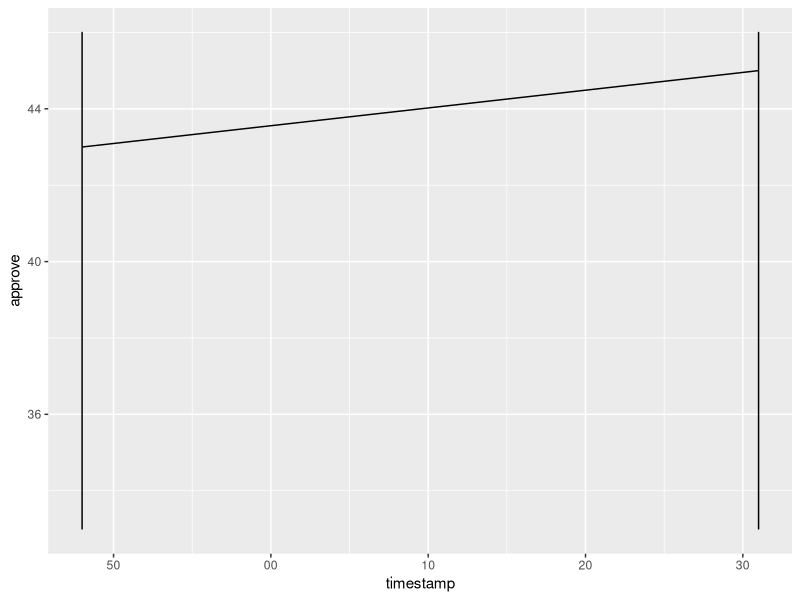
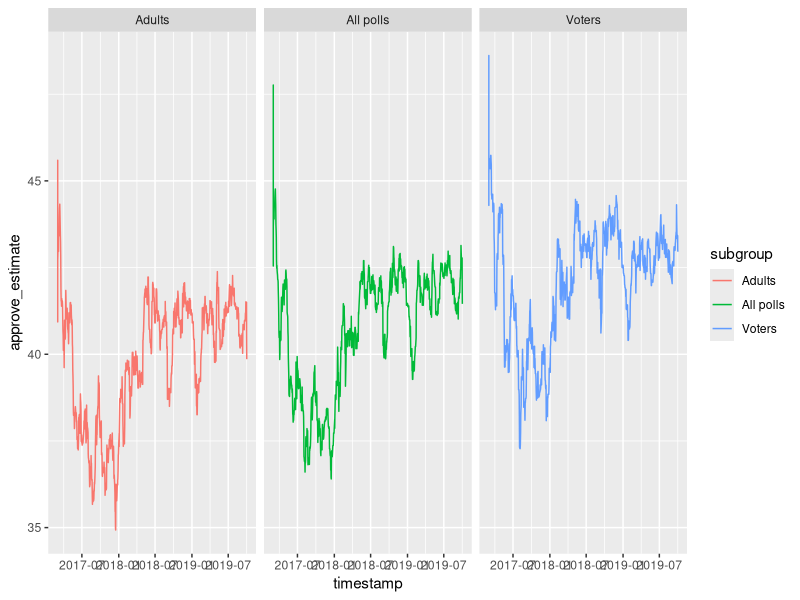
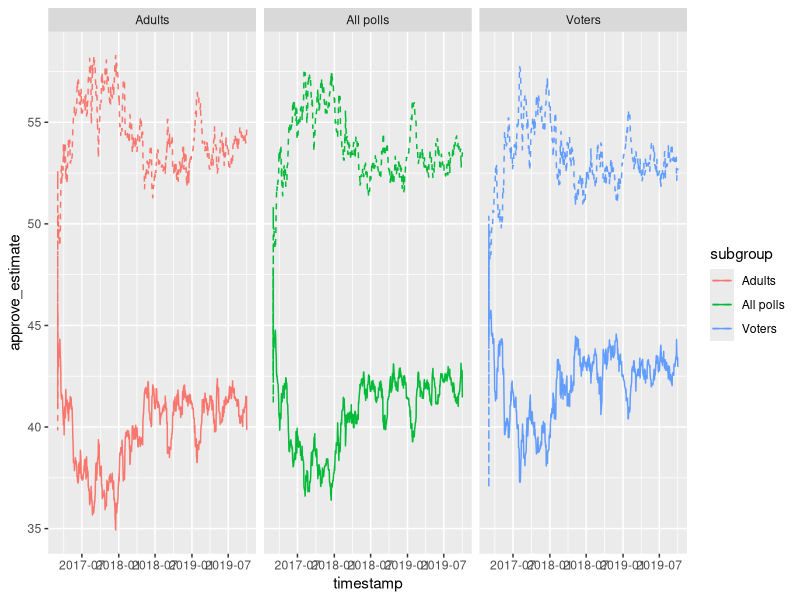

Write the R code that produced these figures, in order.
## ---- chunk 1

## ---- chunk 2
library(readr)
library(dplyr)
library(tidyr)
library(forcats)
library(data.table)
library(ggplot2)
library(stringr)
## ---- chunk 3
# Loading the data 
polls <- read.csv("approval_polllist.csv")
topline <- read.csv("approval_topline.csv")
glimpse(polls)
glimpse(topline)
class(polls$timestamp)

#converting into workabble format
polls$timestamp <- as.POSIXct(polls$timestamp, tz = '', format = "%H:%M:%OS %d %b %Y")
topline$timestamp <- as.POSIXct(topline$timestamp, tz = '', format = "%H:%M:%OS %d %b %Y")
class(polls$timestamp)

## ---- chunk 4
polls %>% filter(pollster =="Gallup") %>% ggplot(aes( x = timestamp, y = approve)) + geom_line()
topline %>% ggplot(aes ( x = timestamp, y = approve_estimate, col = subgroup)) + geom_line() + facet_wrap(~subgroup)

#adding dissaproval 
topline %>% ggplot() + geom_line(data = topline, aes(x = timestamp, y = approve_estimate, col = subgroup)) + geom_line(data = topline, aes(x = timestamp, y = disapprove_estimate, col = subgroup), linetype = "dashed") + facet_wrap(~subgroup)
